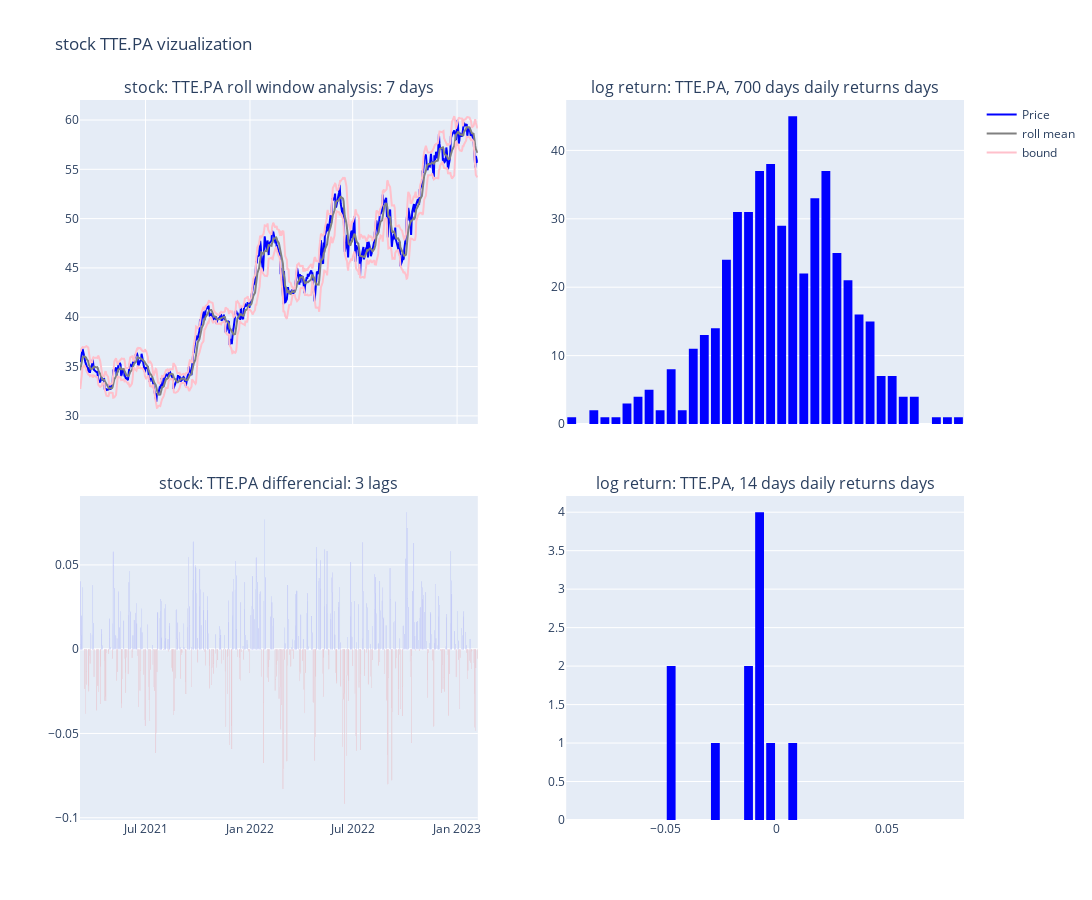

Notebook cell for this chart:
### Code cell
viz_data(stock_code = "TTE.PA", n_days = n_days, window = window, lags = lags)

### Figure 1 — Plotly figure (JSON) as saved in the notebook; plotly's stock layout.template omitted (floating-point values rounded to 4 significant figures; data arrays with more than 128 entries replaced by an {"elided": "..."} marker saying what was removed)
{"data": [{"marker": {"color": "blue"}, "name": "Price", "type": "scatter", "x": {"elided": "496 str values"}, "xaxis": "x", "y": {"elided": "496 float values"}, "yaxis": "y"}, {"marker": {"color": "grey"}, "name": "roll mean", "type": "scatter", "x": {"elided": "496 str values"}, "xaxis": "x", "y": {"elided": "496 float values"}, "yaxis": "y"}, {"marker": {"color": "pink"}, "name": "bound", "type": "scatter", "x": {"elided": "496 str values"}, "xaxis": "x", "y": {"elided": "496 float values"}, "yaxis": "y"}, {"marker": {"color": "pink"}, "name": "bound", "showlegend": false, "type": "scatter", "x": {"elided": "496 str values"}, "xaxis": "x", "y": {"elided": "496 float values"}, "yaxis": "y"}, {"marker": {"color": "blue"}, "showlegend": false, "type": "bar", "x": {"elided": "496 str values"}, "xaxis": "x3", "y": {"elided": "496 float values"}, "yaxis": "y3"}, {"marker": {"color": "red"}, "showlegend": false, "type": "bar", "x": {"elided": "496 str values"}, "xaxis": "x3", "y": {"elided": "496 float values"}, "yaxis": "y3"}, {"marker": {"color": "blue"}, "nbinsx": 50, "showlegend": false, "type": "histogram", "x": {"elided": "496 float values"}, "xaxis": "x2", "yaxis": "y2"}, {"marker": {"color": "blue"}, "nbinsx": 20, "showlegend": false, "type": "histogram", "x": [-0.006734, 0.005981, -0.007847, -0.01172, -0.001193, -0.008255, -0.0265, -0.04626, -0.04829, -0.01112, -0.005554], "xaxis": "x4", "yaxis": "y4"}], "layout": {"annotations": [{"font": {"size": 16}, "showarrow": false, "text": "stock: TTE.PA roll window analysis: 7 days", "x": 0.225, "xanchor": "center", "xref": "paper", "y": 1, "yanchor": "bottom", "yref": "paper"}, {"font": {"size": 16}, "showarrow": false, "text": "log return: TTE.PA, 700 days daily returns days", "x": 0.775, "xanchor": "center", "xref": "paper", "y": 1, "yanchor": "bottom", "yref": "paper"}, {"font": {"size": 16}, "showarrow": false, "text": "stock: TTE.PA differencial: 3 lags", "x": 0.225, "xanchor": "center", "xref": "paper", "y": 0.45, "yanchor": "bottom", "yref": "paper"}, {"font": {"size": 16}, "showarrow": false, "text": "log return: TTE.PA, 14 days daily returns days", "x": 0.775, "xanchor": "center", "xref": "paper", "y": 0.45, "yanchor": "bottom", "yref": "paper"}], "height": 900, "title": {"text": "stock TTE.PA vizualization"}, "width": 1400, "xaxis": {"anchor": "y", "autorange": true, "domain": [0, 0.45], "matches": "x3", "range": ["2021-03-07 12:00", "2023-02-06 12:00"], "showticklabels": false, "type": "date"}, "xaxis2": {"anchor": "y2", "autorange": true, "domain": [0.55, 1], "matches": "x4", "range": [-0.095, 0.085], "showticklabels": false, "type": "linear"}, "xaxis3": {"anchor": "y3", "autorange": true, "domain": [0, 0.45], "range": ["2021-03-07 12:00", "2023-02-06 12:00"], "type": "date"}, "xaxis4": {"anchor": "y4", "autorange": true, "domain": [0.55, 1], "range": [-0.095, 0.085], "type": "linear"}, "yaxis": {"anchor": "x", "autorange": true, "domain": [0.55, 1], "range": [29.18, 62.03], "type": "linear"}, "yaxis2": {"anchor": "x2", "autorange": true, "domain": [0.55, 1], "range": [0, 47.37]}, "yaxis3": {"anchor": "x3", "autorange": true, "domain": [0, 0.45], "range": [-0.1013, 0.09088], "type": "linear"}, "yaxis4": {"anchor": "x4", "autorange": true, "domain": [0, 0.45], "range": [0, 4.211]}}}
